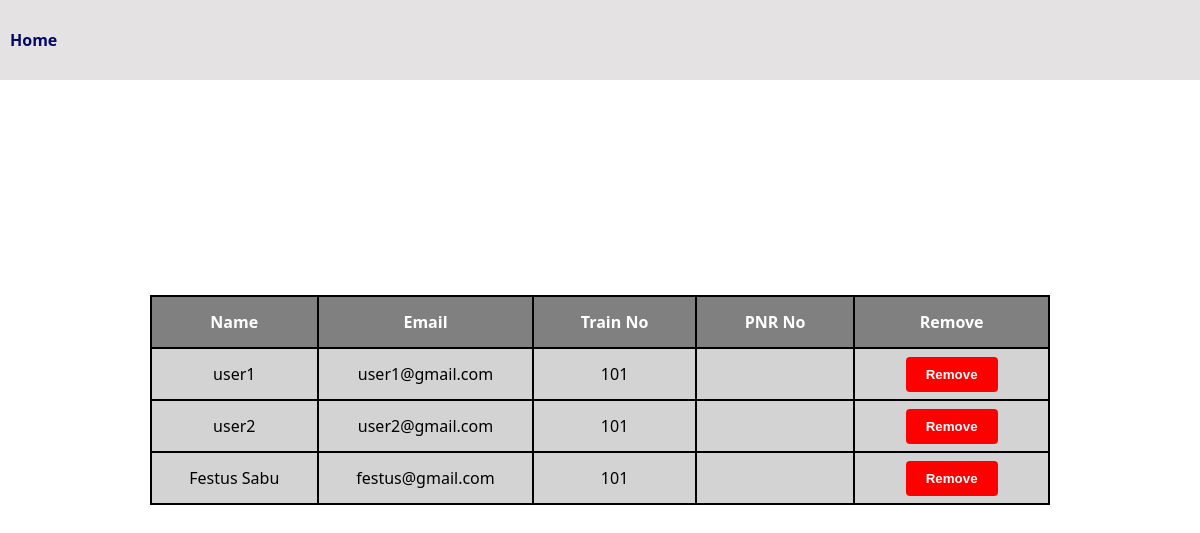
Before: /user_details/ with the older database file.
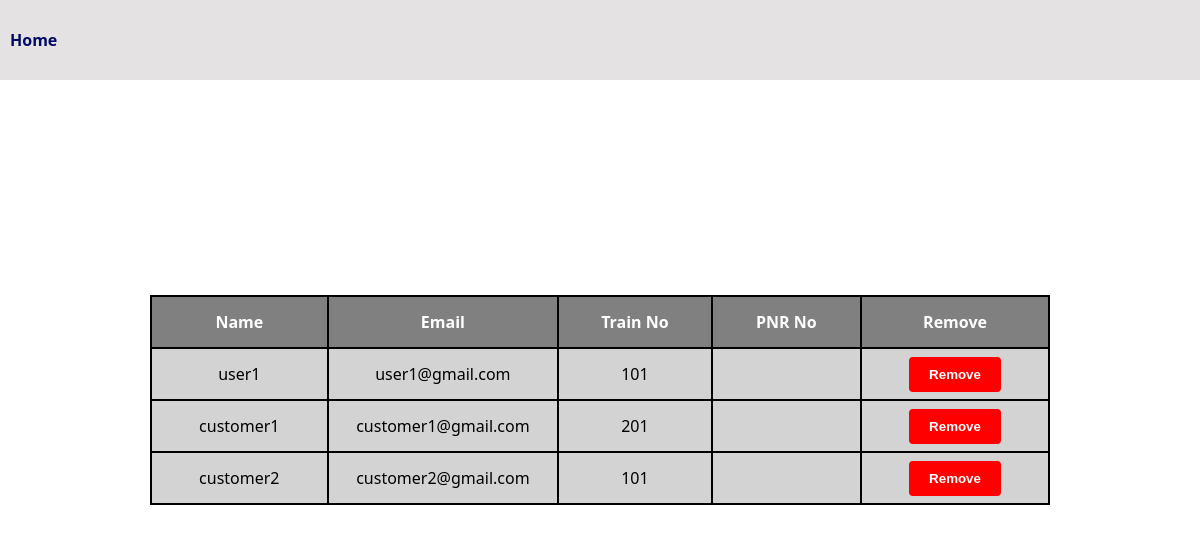
After: the same page with the newer database file.
### user_app/models.py (models this page shows, shortened)
class Customer(models.Model):
  username = models.CharField(max_length=25)
  email = models.EmailField()
  password = models.CharField(max_length=25)
  train_number = models.IntegerField()

### admin_app/views.py (the view)
# urls.py: path('user_details/', user_details, name='user_details'),
def user_details(request):
    customers = Customer.objects.all()
    return render(request, 'admin_watch_users.html', {'customers':customers})

### templates/admin_watch_users.html (shortened to what this page needs)
<!DOCTYPE html>
<html lang="en">
<head>
</head>
<body>
  <div class="user-details-container-in-admin-page">
    <nav>
      <div class="nav">
        <a href="{% url 'admin_app:admin_page' %}">Home</a>
      </div>
    </nav>
    <div class="user-table">
      <table class="content-table" bgcolor="black" width="900" style="text-align: center;">
          <tr bgcolor="gray" style="color: white;" height="50">
            <th width="300">Name</th>
            <th width="300">Email</th>
            <th width="300">Train No</th>
            <th width="300">PNR No</th>
            <th width="300">Remove</th>
          </tr>
          {% for i in customers %}
          <tr bgcolor="lightgray" height="50">
            <td>{{i.username}}</td>
            <td>{{i.email}}</td>
            <td>{{i.train_number}}</td>
            <td>{{i.pnr_number}}</td>
            <td><a href="{% url 'admin_app:remove_user' i.id %}"><button>Remove</button></a></td>
          </tr>
          {% endfor %}
      </table>
    </div>
</body>
</html>

Changed rows visible on the page:
removed Customer: username "user2", email "user2@gmail.com", train_number "101"
removed Customer: username "Festus Sabu", email "festus@gmail.com", train_number "101"
added Customer: username "customer1", email "customer1@gmail.com", train_number "201"
added Customer: username "customer2", email "customer2@gmail.com", train_number "101"
